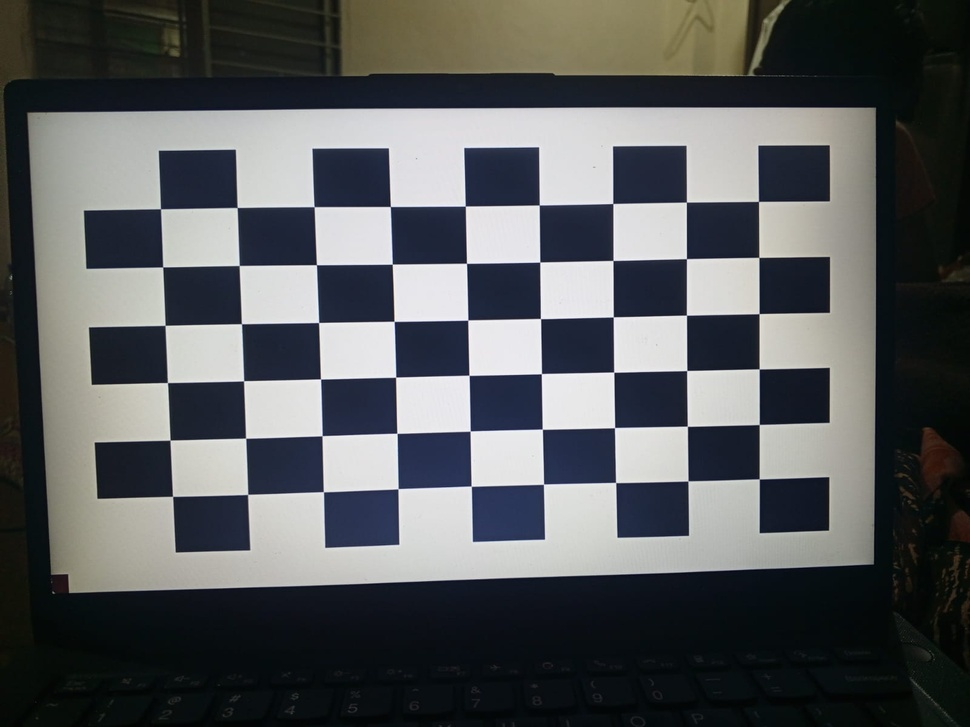
#> input picture calibration/images/calib_01.jpeg, 970 x 727 px, shrunk from 1600 x 1200 before the run
$ python undistort.py --input images/calib_01.jpeg --output out.png
#> lines starting #> are read from the running program, lines starting #| are printed output that depends on the picture
"""Load saved camera params and undistort an image or a folder."""

from __future__ import annotations

import argparse
from pathlib import Path

import cv2
import numpy as np


def load_camera_params(path: Path) -> tuple[np.ndarray, np.ndarray]:
    data = np.load(path)
#> (reads calibration/camera_params.npz from the repository)
#> in main, img is the input picture: shape (727, 970, 3); mean B, G, R 91.3, 89.9, 87.4
    return data["camera_matrix"], data["dist_coeffs"]


def undistort_bgr(
    image_bgr: np.ndarray,
    camera_matrix: np.ndarray,
    dist_coeffs: np.ndarray,
) -> np.ndarray:
    h, w = image_bgr.shape[:2]
#> h = 727; w = 970
    new_k, _ = cv2.getOptimalNewCameraMatrix(
        camera_matrix, dist_coeffs, (w, h), 1, (w, h)
    )
    return cv2.undistort(image_bgr, camera_matrix, dist_coeffs, None, new_k)
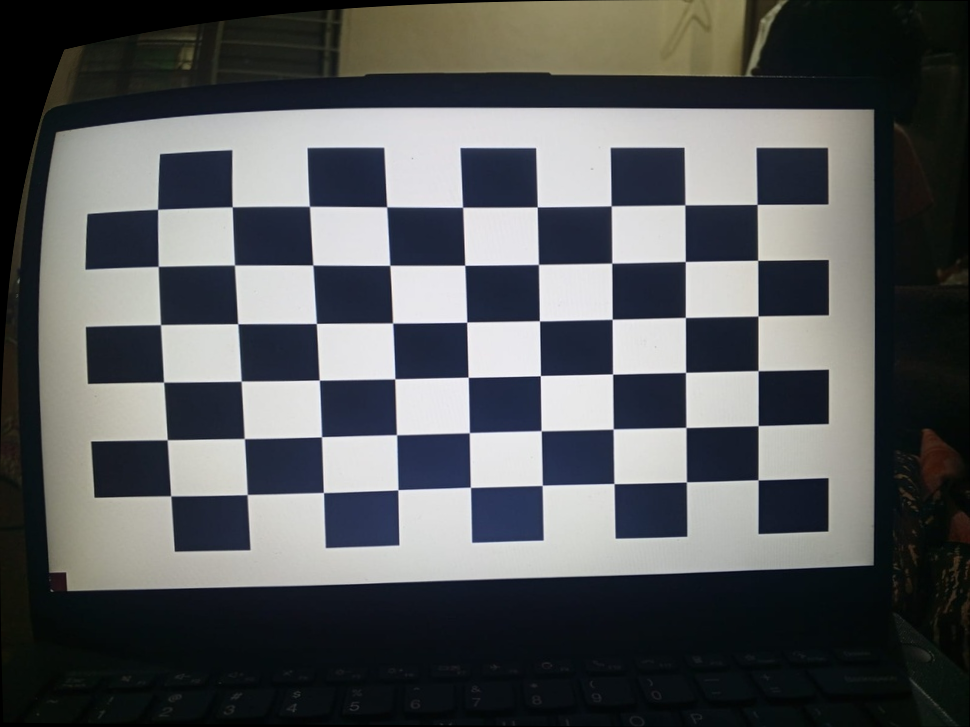
#> returned value: shape (727, 970, 3); mean of channels 0, 1, 2 89.7, 88.1, 85.6; drawn as B, G, R


def main() -> None:
    root = Path(__file__).resolve().parent
    parser = argparse.ArgumentParser(description="Undistort image(s)")
    parser.add_argument("--params", type=Path, default=root / "camera_params.npz")
    parser.add_argument("--input", type=Path, required=True)
    parser.add_argument("--output", type=Path, required=True)
    args = parser.parse_args()

    if not args.params.exists():
        raise SystemExit(f"Missing calibration file: {args.params}")

    camera_matrix, dist_coeffs = load_camera_params(args.params)
    exts = {".jpg", ".jpeg", ".png", ".bmp", ".tif", ".tiff", ".webp"}

    if args.input.is_file():
        img = cv2.imread(str(args.input))
        if img is None:
            raise SystemExit(f"Cannot read {args.input}")
        out = undistort_bgr(img, camera_matrix, dist_coeffs)
        args.output.parent.mkdir(parents=True, exist_ok=True)
        cv2.imwrite(str(args.output), out)
        print(f"wrote {args.output}")
        return

    args.output.mkdir(parents=True, exist_ok=True)
    for path in sorted(args.input.iterdir()):
        if path.suffix.lower() not in exts:
            continue
        img = cv2.imread(str(path))
        if img is None:
            continue
        out = undistort_bgr(img, camera_matrix, dist_coeffs)
        dest = args.output / path.name
        cv2.imwrite(str(dest), out)
        print(f"wrote {dest}")


if __name__ == "__main__":
    main()
